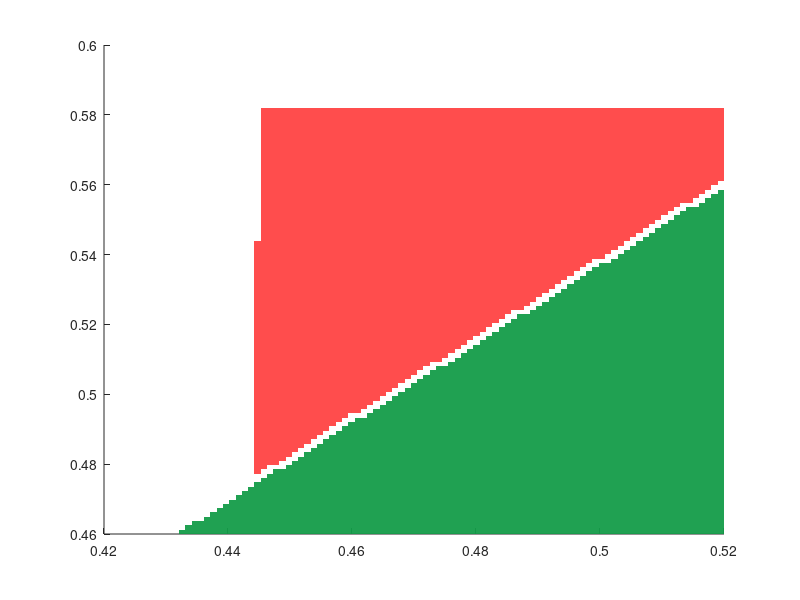

Recreate this plot in MATLAB. (Note: this script raises an error after producing the figure.)
function plotTypes11BifDiagFullVaryPhiE
clc;
clear all;
close all;

N_OneoverThetaPhiE = 100;
OneoverThetaPhiE_min = 0.42;
OneoverThetaPhiE_max = 0.52;

N_OneoverThetaPhiI = 100;
OneoverThetaPhiI_min = 0.46;
OneoverThetaPhiI_max = 0.582;

PINGING_FaceAlpha = 0.5 + 0.0;
PING_FaceAlpha = 0.7 - 0.0;
ING_FaceAlpha = 0.7 - 0.0;

figure(1); hold on;

OneoverThetaPhiE_lin = linspace(OneoverThetaPhiE_min, OneoverThetaPhiE_max, N_OneoverThetaPhiE);
OneoverThetaPhiI_lin = linspace(OneoverThetaPhiI_min, OneoverThetaPhiI_max, N_OneoverThetaPhiI);

m_tau = 0.4;
epsilonEI = -0.5;       % From I to E
epsilonII = -1.00;      % From I to I
for i = 1:1:N_OneoverThetaPhiE
    for j = 1:1:N_OneoverThetaPhiI
        thetaPhiE = 1/OneoverThetaPhiE_lin(1, i);
        thetaPhiI = 1/OneoverThetaPhiI_lin(1, j);
        
        %% PINGING
        epsilonIE = 0.1;       % From E to I
        
        val = freq_sce2(m_tau, thetaPhiI, thetaPhiE, epsilonEI, epsilonIE, epsilonII);
        PINGING_sce2_f1(i, j) = val(1, 1);
        PINGING_sce2_f2(i, j) = val(1, 2);
        
        PINGING_f2(i, j) = val(1, 2);

        val = freq_sce3(m_tau, thetaPhiI, thetaPhiE, epsilonEI, epsilonIE, epsilonII);
        PINGING_sce3_f1(i, j) = val(1, 1);
        PINGING_sce3_f2(i, j) = val(1, 2);
        
        if (isnan(PINGING_f2(i, j)) == 1)
            PINGING_f2(i, j) = PINGING_sce3_f2(i, j);
        end
        
        PINGING_sce4_f1(i, j) = freq_sce4(m_tau, thetaPhiI, thetaPhiE, epsilonEI, epsilonIE, epsilonII);
        
        val = freq_sce15(m_tau, thetaPhiI, thetaPhiE, epsilonEI, epsilonIE, epsilonII);
        PINGING_sce15_f1(i, j) = val(1, 1);
        PINGING_sce15_f2(i, j) = val(1, 2);

        %% ING
        epsilonIE = 0;       % From E to I
        
        val = freq_sce2(m_tau, thetaPhiI, thetaPhiE, epsilonEI, epsilonIE, epsilonII);
        ING_sce2_f1(i, j) = val(1, 1);
        ING_sce2_f2(i, j) = val(1, 2);
        
        ING_f2(i, j) = val(1, 2);

        val = freq_sce3(m_tau, thetaPhiI, thetaPhiE, epsilonEI, epsilonIE, epsilonII);
        ING_sce3_f1(i, j) = val(1, 1);
        ING_sce3_f2(i, j) = val(1, 2);
        
        if (isnan(ING_f2(i, j)) == 1)
            ING_f2(i, j) = ING_sce3_f2(i, j);
        end        
        
        val = freq_sce15(m_tau, thetaPhiI, thetaPhiE, epsilonEI, epsilonIE, epsilonII);
        if (isnan(ING_sce2_f2(i, j)) == 1) && (isnan(ING_sce3_f2(i, j)) == 1)
            ING_f1(i, j) = val(1, 1);
            ING_f2(i, j) = val(1, 2);
        end        
        val = freq_sce15(m_tau, thetaPhiI, thetaPhiE, epsilonEI, epsilonIE, epsilonII);
        ING_sce15_f1(i, j) = val(1, 1);
        ING_sce15_f2(i, j) = val(1, 2);
        
        %% PING
        val = freq_PING(m_tau, thetaPhiI, thetaPhiE, epsilonEI, epsilonIE, epsilonII);
        PING(i, j) = val;
    end
end

% Kill PING when PING overlap with PINGING
for i = 1:1:N_OneoverThetaPhiE
    for j = 1:1:N_OneoverThetaPhiI
        if (isnan(PINGING_sce4_f1(i, j)) == 0)
            PING(i, j) = NaN;
        end
    end
end

%% PING
% hSurface = surf(OneoverThetaPhiI_lin, OneoverThetaPhiE_lin, PING);set(hSurface,'FaceColor',[1 0 0],'FaceAlpha', PING_FaceAlpha, 'EdgeColor', 'none');
hSurface = surf(OneoverThetaPhiE_lin, OneoverThetaPhiI_lin, PING');set(hSurface,'FaceColor',[1 0 0],'FaceAlpha', PING_FaceAlpha, 'EdgeColor', 'none');

%% PINGING
% % hSurface = surf(OneoverThetaPhiI_lin, OneoverThetaPhiE_lin, PINGING_sce2_f1);set(hSurface,'FaceColor',[0 1 0],'FaceAlpha', PINGING_FaceAlpha, 'EdgeColor', 'none');
% hSurface = surf(OneoverThetaPhiI_lin, OneoverThetaPhiE_lin, PINGING_sce2_f2);set(hSurface,'FaceColor',[0 1 0],'FaceAlpha', PINGING_FaceAlpha, 'EdgeColor', 'none');
% 
% % hSurface = surf(OneoverThetaPhiI_lin, OneoverThetaPhiE_lin, PINGING_sce3_f1);set(hSurface,'FaceColor',[0 1 0],'FaceAlpha', PINGING_FaceAlpha, 'EdgeColor', 'none');
% hSurface = surf(OneoverThetaPhiI_lin, OneoverThetaPhiE_lin, PINGING_sce3_f2);set(hSurface,'FaceColor',[0 1 0],'FaceAlpha', PINGING_FaceAlpha, 'EdgeColor', 'none');

% hSurface = surf(OneoverThetaPhiI_lin, OneoverThetaPhiE_lin, PINGING_sce4_f1);set(hSurface,'FaceColor',[101/255 163/255 92/255],'FaceAlpha', PINGING_FaceAlpha, 'EdgeColor', 'none');
% hSurface = surf(OneoverThetaPhiE_lin, OneoverThetaPhiI_lin, PINGING_sce4_f1');set(hSurface,'FaceColor',[101/255 163/255 92/255],'FaceAlpha', PINGING_FaceAlpha, 'EdgeColor', 'none');
hSurface = surf(OneoverThetaPhiE_lin, OneoverThetaPhiI_lin, PINGING_sce4_f1');set(hSurface,'FaceColor',[20/255 156/255 73/255],'FaceAlpha', 0.95, 'EdgeColor', 'none');

% hSurface = surf(OneoverThetaPhiI_lin, OneoverThetaPhiE_lin, PINGING_sce15_f1);set(hSurface,'FaceColor',[0 1 0],'FaceAlpha', PINGING_FaceAlpha, 'EdgeColor', 'none');
% hSurface = surf(OneoverThetaPhiI_lin, OneoverThetaPhiE_lin, PINGING_sce15_f2);set(hSurface,'FaceColor',[0 1 0],'FaceAlpha', PINGING_FaceAlpha, 'EdgeColor', 'none');

% hSurface = surf(OneoverThetaPhiI_lin, OneoverThetaPhiE_lin, PINGING_f2);set(hSurface,'FaceColor',[0 1 0],'FaceAlpha', PINGING_FaceAlpha, 'EdgeColor', 'none');
% hSurface = surf(OneoverThetaPhiE_lin, OneoverThetaPhiI_lin, PINGING_f2');set(hSurface,'FaceColor',[0 1 0],'FaceAlpha', PINGING_FaceAlpha, 'EdgeColor', 'none');
hSurface = surf(OneoverThetaPhiE_lin, OneoverThetaPhiI_lin, PINGING_f2');set(hSurface,'FaceColor',[167/255 212/255 140/255],'FaceAlpha', 0.7, 'EdgeColor', 'none');


%% ING
% % hSurface = surf(OneoverThetaPhiI_lin, OneoverThetaPhiE_lin, ING_sce2_f1);set(hSurface,'FaceColor',[0 0 1],'FaceAlpha', ING_FaceAlpha, 'EdgeColor', 'none');
% hSurface = surf(OneoverThetaPhiI_lin, OneoverThetaPhiE_lin, ING_sce2_f2);set(hSurface,'FaceColor',[0 0 1],'FaceAlpha', ING_FaceAlpha, 'EdgeColor', 'none');
% 
% % hSurface = surf(OneoverThetaPhiI_lin, OneoverThetaPhiE_lin, ING_sce3_f1);set(hSurface,'FaceColor',[0 0 1],'FaceAlpha', ING_FaceAlpha, 'EdgeColor', 'none');
% hSurface = surf(OneoverThetaPhiI_lin, OneoverThetaPhiE_lin, ING_sce3_f2);set(hSurface,'FaceColor',[0 0 1],'FaceAlpha', ING_FaceAlpha, 'EdgeColor', 'none');
%         
% % hSurface = surf(OneoverThetaPhiI_lin, OneoverThetaPhiE_lin, ING_sce15_f1);set(hSurface,'FaceColor',[0 0 1],'FaceAlpha', ING_FaceAlpha, 'EdgeColor', 'none');
% hSurface = surf(OneoverThetaPhiI_lin, OneoverThetaPhiE_lin, ING_sce15_f2);set(hSurface,'FaceColor',[0 0 1],'FaceAlpha', ING_FaceAlpha, 'EdgeColor', 'none');

% hSurface = surf(OneoverThetaPhiI_lin, OneoverThetaPhiE_lin, ING_f2);set(hSurface,'FaceColor',[0 0 1],'FaceAlpha', ING_FaceAlpha, 'EdgeColor', 'none');
% hSurface = surf(OneoverThetaPhiE_lin, OneoverThetaPhiI_lin, ING_f2');set(hSurface,'FaceColor',[0 0 1],'FaceAlpha', ING_FaceAlpha, 'EdgeColor', 'none');
hSurface = surf(OneoverThetaPhiE_lin, OneoverThetaPhiI_lin, ING_f2');set(hSurface,'FaceColor', [102/255 102/255 255/255],'FaceAlpha', ING_FaceAlpha, 'EdgeColor', 'none');

box on
axis tight
axis square
view([-37.500000000000000, 30])

make_me_pretty(gcf, ...
    gca, 40, ...
    [], 12, ...
    [], 12, ...
    [], 12, ...
    [], 12, ...
    [], 12, ...
    [], 12)

set(gca,'YTick',[0.48 0.52 0.56],'YTickLabel',{'';'';''});
set(gca,'XTick',[0.43 0.45 0.47 0.49 0.51],'XTickLabel',{'';'';'';'';''});
set(gca,'ZTick',[0.33 0.35 0.37 0.39 0.41],'ZTickLabel',{'';'';'';'';''});

% xlabel('E');
% ylabel('I');
maximize_a_fig(gcf);
m_savefig('Types11BifDiagFullVaryPhiEPhiI_printing', 'eps');
% m_savefig('Types11BifDiagFullVaryPhiEPhiI_v2', 'eps');

end

function val = freq_PING(m_tau, thetaPhiI, thetaPhiE, epsilonEI, epsilonIE, epsilonII)
    T_I = thetaPhiI + m_tau - H_LIF(m_tau, -epsilonII, thetaPhiI);
    T_E = 2*m_tau + thetaPhiE - H_LIF(2*m_tau, -epsilonEI, thetaPhiE);
    
    if (T_E <= T_I)
        A = (1 - exp(-thetaPhiE))*epsilonEI;
        val = 1/(2*m_tau + thetaPhiE + log(exp(-2*m_tau) - A));        
    else
        val = NaN;
    end
end

function val = GAMMA(thetaPhi, epsi)
val = (1 - exp(-thetaPhi))*epsi;
end

function val = freq_sce4(m_tau, thetaPhiI, thetaPhiE, epsilonEI, epsilonIE, epsilonII)
DeltaTheta = thetaPhiE - thetaPhiI;
H_I = H_LIF(thetaPhiI, -epsilonIE, thetaPhiI);
DeltaPhi = log((exp(-m_tau) - GAMMA(thetaPhiI, epsilonII))/(exp(-2*m_tau) - GAMMA(thetaPhiE, epsilonEI)));

if (((m_tau + DeltaTheta) <= DeltaPhi) && (DeltaPhi <= (DeltaTheta + thetaPhiI + m_tau - H_I)))
    A = (1 - exp(-thetaPhiE))*epsilonEI;
    val = 1/(2*m_tau + thetaPhiE + log(exp(-2*m_tau) - A));    
else
    val = NaN;
end
end

function val = freq_sce3(m_tau, thetaPhiI, thetaPhiE, epsilonEI, epsilonIE, epsilonII)
DeltaTheta = thetaPhiE - thetaPhiI;

C = (1 - exp(-thetaPhiE)).*epsilonEI;
D = (1 - exp(-thetaPhiI)).*epsilonII;
E = (1 - exp(-thetaPhiI)).*epsilonIE;

A = C;
B = exp(-m_tau) - D - exp(-m_tau + DeltaTheta);
C = -E.*exp(DeltaTheta);

DeltaPhi1 = log((-B + sqrt(B.*B - 4.*A.*C))./(2.*A));
DeltaPhi2 = log((-B - sqrt(B.*B - 4.*A.*C))./(2.*A));

% m_tau + DeltaPhi1 - DeltaTheta

if (DeltaTheta <= DeltaPhi1) && (DeltaPhi1 <= (DeltaTheta + m_tau))
    T1 = thetaPhiE + log(exp(-(m_tau + DeltaPhi1 - DeltaTheta)) - (1 - exp(-thetaPhiE)).*epsilonEI) + m_tau + DeltaPhi1 - DeltaTheta;

    val(1, 1) = 1/T1;
else
    val(1, 1) = NaN;
end

if (DeltaTheta <= DeltaPhi2) && (DeltaPhi2 <= (DeltaTheta + m_tau))
    T2 = thetaPhiE + log(exp(-(m_tau + DeltaPhi2 - DeltaTheta)) - (1 - exp(-thetaPhiE)).*epsilonEI) + m_tau + DeltaPhi2 - DeltaTheta;

    val(1, 2) = 1/T2;
else
    val(1, 2) = NaN;
end

end

function val = freq_sce2(m_tau, thetaPhiI, thetaPhiE, epsilonEI, epsilonIE, epsilonII)
DeltaTheta = thetaPhiE - thetaPhiI;

H = -log(exp(-m_tau) - (1 - exp(-thetaPhiI)).*epsilonII);
E = H + DeltaTheta;

A = exp(-DeltaTheta).*(1 - exp(-thetaPhiE)).*epsilonEI;
B = exp(-E) - exp(-m_tau);
C = -(1 - exp(-thetaPhiI)).*epsilonIE;

DeltaPhi1 = log((-B + sqrt(B.*B - 4.*A.*C))./(2.*A));
DeltaPhi2 = log((-B - sqrt(B.*B - 4.*A.*C))./(2.*A));

PhiE1 = DeltaPhi1 + thetaPhiI;
PhiE2 = DeltaPhi2 + thetaPhiI;

if ((DeltaTheta - m_tau ) <= DeltaPhi1) && (DeltaPhi1 <= DeltaTheta)
    T1 = m_tau + PhiE1 + log(exp(-(m_tau + DeltaPhi1 - DeltaTheta)) - (1 - exp(-thetaPhiE)).*epsilonEI);

    val(1, 1) = 1/T1;
else
    val(1, 1) = NaN;
end

if ((DeltaTheta - m_tau ) <= DeltaPhi2) && (DeltaPhi2 <= DeltaTheta)
    T2 = m_tau + PhiE2 + log(exp(-(m_tau + DeltaPhi2 - DeltaTheta)) - (1 - exp(-thetaPhiE)).*epsilonEI);

    val(1, 2) = 1/T2;
else
    val(1, 2) = NaN;
end

end

function val = freq_sce15(m_tau, thetaPhiI, thetaPhiE, epsilonEI, epsilonIE, epsilonII)
DeltaTheta = thetaPhiE - thetaPhiI;

% % sce. 1
% phiE = 0.977;
% phiI = thetaPhiI;
% deltaphi = phiE - phiI;
% delta_xi = deltaphi - DeltaTheta
% delta_xi = H_LIF(thetaPhiE + delta_xi + m_tau, epsilonEI, thetaPhiE) - (H_LIF(m_tau, epsilonII, thetaPhiI) + DeltaTheta);
% 
% delta_xi + DeltaTheta + (-0.435);
% % sce. 5
% phiE = thetaPhiE;
% phiI = 1.09;
% deltaphi = phiE - phiI;
% delta_xi = deltaphi - DeltaTheta;
% delta_xi = m_tau - H_LIF(thetaPhiI - delta_xi + m_tau, epsilonIE, thetaPhiI) - DeltaTheta
% 
% delta_xi + DeltaTheta + thetaPhiI

A = exp(DeltaTheta - m_tau);
B = exp(-thetaPhiI - m_tau);
C = H_LIF(m_tau, epsilonII, thetaPhiI) + DeltaTheta;
D = exp(-thetaPhiE - m_tau);
E = B*exp(-C);
GAMMA1 = GAMMA(thetaPhiI, epsilonIE);
GAMMA2 = GAMMA(thetaPhiE, epsilonEI);

X = A*GAMMA2;
Y = E-A*D+GAMMA1*GAMMA2;
Z = GAMMA1*D;

DeltaXi1 = log((-Y + sqrt(Y*Y + 4*X*Z))/(2*X));
DeltaXi2 = log((-Y - sqrt(Y*Y + 4*X*Z))/(2*X));

% Check sce. 1
if (DeltaXi1 <= (-m_tau))
   
    DeltaXi1 = H_LIF(thetaPhiE + DeltaXi1 + m_tau, epsilonEI, thetaPhiE) - (H_LIF(m_tau, epsilonII, thetaPhiI) + DeltaTheta);
    
    % Check sce. 5
    if ((thetaPhiI + m_tau - H_LIF(thetaPhiI, -epsilonIE, thetaPhiI)) < DeltaXi1)
        DeltaPhi1 = DeltaXi1 + DeltaTheta;
        
        phiI = thetaPhiE - DeltaPhi1;
        A = phiI - H_LIF(m_tau, epsilonII, thetaPhiI);
        B = thetaPhiI - H_LIF(phiI + m_tau, epsilonIE, thetaPhiI);
        T = m_tau + A + m_tau + B;
        
        val(1, 1) = 1/T;    
    else
        val(1, 1) = NaN;    
    end
else
    val(1, 1) = NaN;
end

if (DeltaXi2 <= (-m_tau))
    
    DeltaXi1 = DeltaXi2;    
    DeltaXi1 = H_LIF(thetaPhiE + DeltaXi1 + m_tau, epsilonEI, thetaPhiE) - (H_LIF(m_tau, epsilonII, thetaPhiI) + DeltaTheta);    
    
    % Check sce. 5
    if ((thetaPhiI + m_tau - H_LIF(thetaPhiI, -epsilonIE, thetaPhiI)) < DeltaXi1)
        DeltaPhi1 = DeltaXi1 + DeltaTheta;
        
        phiI = thetaPhiE - DeltaPhi1;
        A = phiI - H_LIF(m_tau, epsilonII, thetaPhiI);
        B = thetaPhiI - H_LIF(phiI + m_tau, epsilonIE, thetaPhiI);
        T = m_tau + A + m_tau + B;
        
        val(1, 2) = 1/T;    
    else
        val(1, 2) = NaN;    
    end   
else
    val(1, 2) = NaN;
end

end

function val = H_LIF(phi, epsi, Theta)
val = -log(exp(-phi) - (1 - exp(-Theta))*epsi);
end

function val = cmp(x, y, tol_eq)
% CMP Two-value comparison
%   val = cmp(x, y, tol_eq)
% Input
%   x           the first number.
%   y           the second number.
%   tol_eq      if the first and second numbers are different less than
%               tol_eq, we say that the two numbers are equal.
% Output
%   val         0   : two numbers are the same.
%               -1  : the first number is less than the second number.
%               1   : the first number is greater than the second number.

if  (abs(x-y)<tol_eq)
    val=0;
elseif (x<y)
    val=-1;
else
    val=1;
end

end